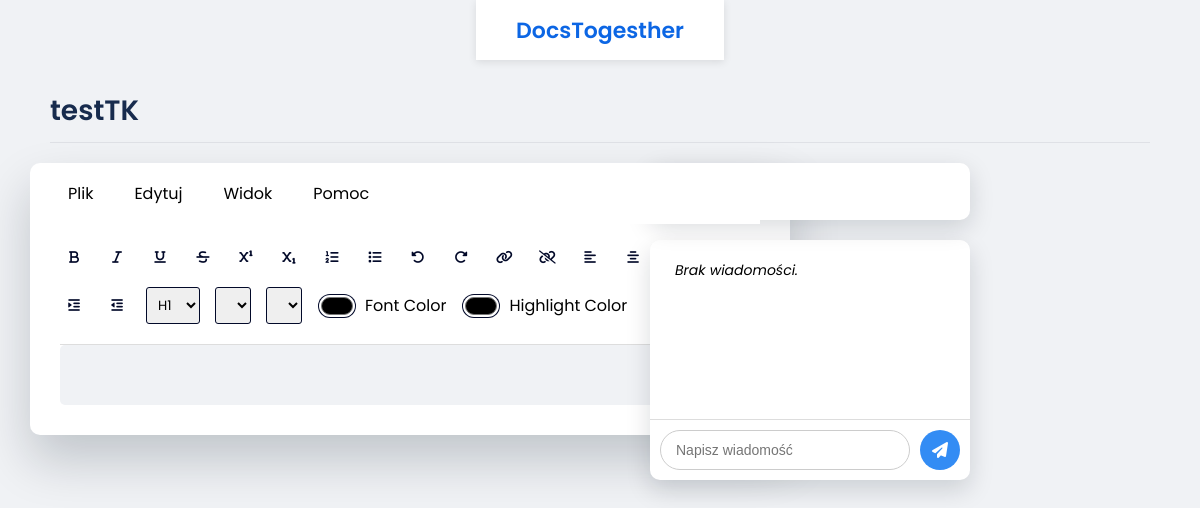
/documents/0263c682-3554-43c0-b7dc-2e710e207bf2 (signed in), run on an earlier commit of the app's database.
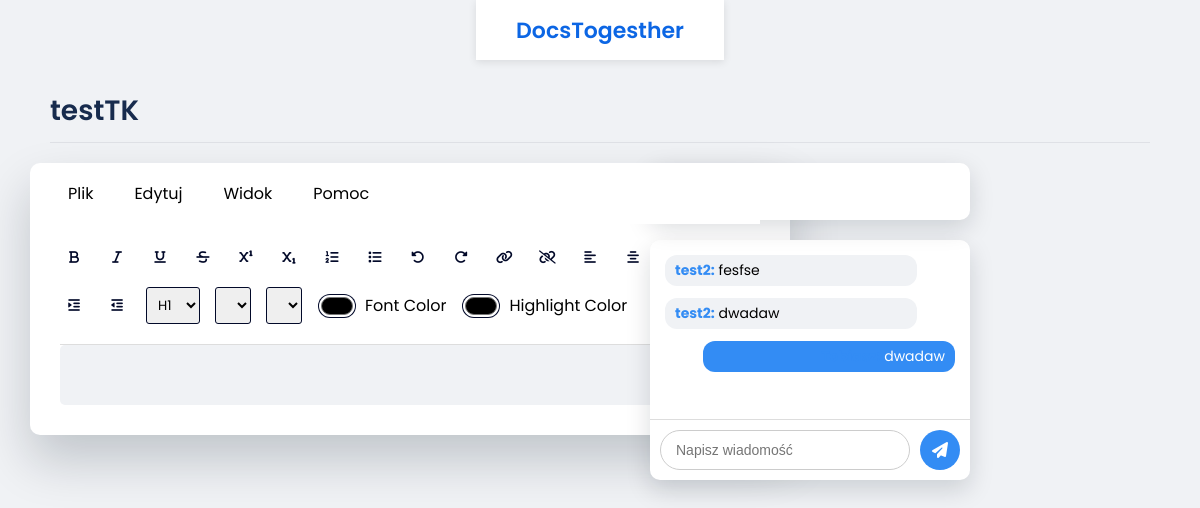
And on a later commit of the database.
### documents/models.py (models this page shows, shortened)
class Document(models.Model):
    id = models.UUIDField(primary_key=True, default=uuid.uuid4)
    title = models.CharField(max_length=256)
    content = models.TextField()
    owner = models.ForeignKey(settings.AUTH_USER_MODEL, related_name='owned_documents', on_delete=models.CASCADE)
    collaborators = models.ManyToManyField(settings.AUTH_USER_MODEL, related_name='shared_documents')
    date_created = models.DateTimeField(default=timezone.now)
    date_edited = models.DateTimeField(default=timezone.now)
    summary_text = models.TextField(blank=True, null=True)
    summary_pending = models.BooleanField(default=False)
    summary_updated_at = models.DateTimeField(blank=True, null=True)

class ChatMessage(models.Model):
    id = models.UUIDField(primary_key=True, default=uuid.uuid4, editable=False)
    document = models.ForeignKey('documents.Document', on_delete=models.CASCADE, related_name='chat_messages')
    user = models.ForeignKey(settings.AUTH_USER_MODEL, on_delete=models.CASCADE)
    content = models.TextField()
    timestamp = models.DateTimeField(default=timezone.now)
    class Meta:
        ordering = ['timestamp']

### accounts/models.py (models this page shows, shortened)
class User(AbstractBaseUser, PermissionsMixin):
    id = models.UUIDField(primary_key=True, default=uuid.uuid4)
    email_address = models.EmailField(unique=True)
    first_name = models.CharField(max_length=64)
    last_name = models.CharField(max_length=64)
    is_staff = models.BooleanField(default=False)
    is_active = models.BooleanField(default=True)
    date_joined = models.DateTimeField(default=timezone.now)
    USERNAME_FIELD = 'email_address'
    REQUIRED_FIELDS = []
    objects = UserManager()

### documents/decorators.py (the view)
    def wrap(request, *args, **kwargs):
        document = get_object_or_404(Document, id=kwargs['document_id'])
        if request.user in document.collaborators.all() or request.user == document.owner:
            return function(request, *args, **kwargs)
        else:
            raise PermissionDenied

### documents/views.py (called while the page is built)
@login_required
@owner_or_collaborator_required
def document_view(request, document_id):
    document = Document.objects.get(pk=document_id)
    chat_history = document.chat_messages.select_related('user').all()
    return render(request, 'documents/document.html', {'document': document, 'chat_history': chat_history,})

### templates/documents/document.html (shortened to what this page needs)
{% extends "base.html" %}
{% load static %}
{% block extrahead %}
<link rel="stylesheet" href="{% static 'css/document.css' %}">
<link rel="stylesheet" href="https://cdnjs.cloudflare.com/ajax/libs/font-awesome/6.1.1/css/all.min.css" />
{% endblock %}
{% block content %}
<div class="page-main-header">
    <h1 class="document-title">{{ document.title }}</h1>
</div>
<div class="editor-chat-wrapper">
    <div class="container">
        <div class="menu-bar">
            <div class="menu-item">
                Plik
            </div>
            <div class="menu-item">
                Edytuj
            </div>
            <div class="menu-item">
                Widok
            </div>
            <div class="menu-item">Pomoc</div>
        </div>
        <div class="options">
            <button id="bold" class="option-button format"><i class="fa-solid fa-bold"></i></button>
            <button id="italic" class="option-button format"><i class="fa-solid fa-italic"></i></button>
            <button id="underline" class="option-button format"><i class="fa-solid fa-underline"></i></button>
            <button id="strikethrough" class="option-button format"><i class="fa-solid fa-strikethrough"></i></button>
            <button id="superscript" class="option-button script"><i class="fa-solid fa-superscript"></i></button>
            <button id="subscript" class="option-button script"><i class="fa-solid fa-subscript"></i></button>
            <button id="insertOrderedList" class="option-button"><div class="fa-solid fa-list-ol"></div></button>
            <button id="insertUnorderedList" class="option-button"><i class="fa-solid fa-list"></i></button>
            <button id="undo" class="option-button"><i class="fa-solid fa-rotate-left"></i></button>
            <button id="redo" class="option-button"><i class="fa-solid fa-rotate-right"></i></button>
            <button id="createLink" class="adv-option-button"><i class="fa fa-link"></i></button>
            <button id="unlink" class="option-button"><i class="fa fa-unlink"></i></button>
            <button id="justifyLeft" class="option-button align"><i class="fa-solid fa-align-left"></i></button>
            <button id="justifyCenter" class="option-button align"><i class="fa-solid fa-align-center"></i></button>
            <button id="justifyRight" class="option-button align"></button>
            <button id="justifyFull" class="option-button align"></button>
            <button id="indent" class="option-button spacing"><i class="fa-solid fa-indent"></i></button>
            <button id="outdent" class="option-button spacing"><i class="fa-solid fa-outdent"></i></button>
            <select id="formatBlock" class="adv-option-button">
                <option value="H1">H1</option>
            </select>
            <select id="fontName" class="adv-option-button"></select>
            <select id="fontSize" class="adv-option-button"></select>
            <div class="input-wrapper">
                <input type="color" id="foreColor" class="adv-option-button" />
                <label for="foreColor">Font Color</label>
            </div>
            <div class="input-wrapper">
                <input type="color" id="backColor" class="adv-option-button" />
                <label for="backColor">Highlight Color</label>
            </div>
        </div>
        <div id="text-input"></div>
    </div>
  <div class="right-sidebar">
        <div id="presence-panel">
                <h4>Online:</h4>
            </div>
        <div id="chat">
            <div id="chatBox">
                {% for msg in chat_history %}
                    <p class="{% if msg.user.id == request.user.id %}self{% else %}other{% endif %}">
                        <b>{{ msg.user.first_name }}:</b> {{ msg.content }}
                    </p>
                {% empty %}
                    <p><i>Brak wiadomości.</i></p>
                {% endfor %}
            </div>
            <div class="chat-input-area">
                <input id="chatInput" placeholder="Napisz wiadomość">
                <button id="sendBtn"><i class="fa-solid fa-paper-plane"></i></button>
            </div>
        </div>
    </div>
</div>
{% endblock %}

### templates/base.html (shortened to what this page needs)
{% load static %}
<!DOCTYPE html>
<html>
<head>
    <link href="{% static 'css/base.css' %}" rel="stylesheet">
    {% block extrahead %}
    {% endblock %}
</head>
<body>
    <header id="header">
        <a class="logo" href="/documents">DocsTogesther</a>
    </header>
    <div id="content">
        {% block content %}
        {% endblock %}
    </div>
</body>
</html>

### static/css/base.css (style rules this page uses)
body { margin: 0; font-family: "Poppins", sans-serif; background-color: #f0f2f5; }
#header { display: flex; align-items: center; justify-content: space-between; padding: 0 40px; height: 60px; background-color: #ffffff; box-shadow: 0 2px 8px rgba(0, 0, 0, 0.1); box-sizing: border-box; }
#header .logo { font-size: 22px; font-weight: 600; color: #0c66e4; text-decoration: none; }
#content { display: flex; flex-direction: column; align-items: center; padding-bottom: 50px; }

### static/css/document.css (style rules this page uses)
body { background-color: #f0f2f5; display: flex; flex-direction: column; align-items: center; font-family: "Poppins", sans-serif; margin: 0; padding-bottom: 50px; }
.menu-bar { position: sticky; top: 0; z-index: 10000; display: flex; justify-content: flex-start; align-items: center; gap: 25px; padding: 12px 20px; margin-top: 30px; background-color: #ffffff; border-radius: 10px 10px 0 0; box-sizing: border-box; }
.menu-item { position: relative; display: inline-block; padding: 6px 8px; user-select: none; cursor: pointer; z-index: 1000; }
.editor-chat-wrapper { display: flex; flex-direction: row; align-items: flex-start; gap: 20px; width: 95%; max-width: 1600px; margin-top: 30px; }
.container { background-color: #ffffff; flex-grow: 1; padding: 0 30px 30px 30px; border-radius: 10px; box-shadow: 0 25px 50px rgba(7, 20, 35, 0.2); box-sizing: border-box; margin-right: 380px; }
.container .menu-bar { margin-top: 0; border-radius: 0; padding-left: 0; }
.options { position: sticky; top: 50px; background: #fff; display: flex; flex-wrap: wrap; align-items: center; gap: 15px; padding: 20px 0; border-bottom: 1px solid #dddddd; }
button { height: 28px; width: 28px; display: grid; place-items: center; border-radius: 3px; border: none; background-color: #ffffff; outline: none; color: #020929; }
select { padding: 7px; border: 1px solid #020929; border-radius: 3px; }
.options label, .options select { font-family: "Poppins", sans-serif; }
.input-wrapper { display: flex; align-items: center; gap: 8px; }
input[type="color"] { -webkit-appearance: none; -moz-appearance: none; appearance: none; background-color: transparent; width: 40px; height: 28px; border: none; cursor: pointer; }
#text-input { display: flex; flex-direction: column; align-items: center; gap: 25px; padding: 30px 0; background-color: #f0f2f5; border-radius: 5px; }
#chat { width: 320px; flex-shrink: 0; background-color: #ffffff; border-radius: 10px; box-shadow: 0 10px 30px rgba(7, 20, 35, 0.15); display: flex; flex-direction: column; max-height: 30vh; }
#chatBox { flex-grow: 1; padding: 15px; overflow-y: auto; border-bottom: 1px solid #dddddd; }
#chatBox p b { color: #338cf4; }
.chat-input-area { display: flex; padding: 10px; gap: 10px; }
#chatInput { flex-grow: 1; border: 1px solid #ccc; border-radius: 20px; padding: 8px 15px; font-size: 14px; outline: none; transition: border-color 0.2s; }
#sendBtn { width: 40px; height: 40px; border-radius: 50%; background-color: #338cf4; color: white; cursor: pointer; transition: background-color 0.2s; font-size: 16px; }
.editor-chat-wrapper { display: flex; flex-direction: row; align-items: flex-start; gap: 20px; width: 95%; max-width: 1600px; margin-top: 20px; }
.right-sidebar { position: fixed; top: 163px; right: 230px; width: 320px; display: flex; flex-direction: column; gap: 20px; z-index: 9999; }
#chat { background: #ffffff; border-radius: 10px; box-shadow: 0 10px 25px rgba(7,20,35,0.15); display: flex; flex-direction: column; height: 55vh; overflow: hidden; }
#chatBox { flex-grow: 1; padding: 15px; overflow-y: auto; }
#chatBox p { margin: 0 0 12px 0; font-size: 14px; line-height: 1.5; word-wrap: break-word; padding: 5px 10px; border-radius: 12px; max-width: 80%; }
#chatBox p.other { background-color: #f0f2f5; text-align: left; margin-right: auto; }
#chatBox p.self { background-color: #338cf4; color: white; text-align: right; margin-left: auto; }
.page-main-header { width: 95%; max-width: 1600px; margin-top: 30px; padding: 0 20px; box-sizing: border-box; }
.document-title { font-size: 28px; font-weight: 600; color: #172b4d; margin: 0; padding-bottom: 10px; border-bottom: 1px solid #dfe1e6; }
#presence-panel { top: 110px; background: #ffffff; padding: 12px 15px; border-radius: 10px; box-shadow: 0 8px 25px rgba(7,20,35,0.15); z-index: 999; }
#presence-panel h4 { margin: 0 0 10px 0; font-size: 15px; font-weight: 600; color: #020929; }

What changed in the data, as far as the page shows it:
added ChatMessage: user.first_name "test2", content "fesfse"
added ChatMessage: user.first_name "test2", content "dwadaw"
added ChatMessage: content "dwadaw"
Also different on the page:
text no longer shown: "Brak wiadomości."
